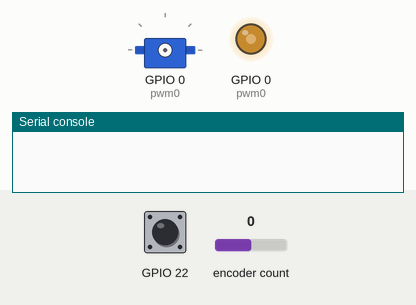
The program below on a simulated ESP32 board running MicroPython. Parts: servo, output pins drawn as LEDs (lit = HIGH), the last lines printed to the serial console. Inputs (shaded band) come from the test bench; at power-on: encoder count 0, GPIO 22 HIGH. Servo angles are drawn from the pulse width (0.5 ms = 0°, 2.5 ms = 180°); pins used as bus, display or sensor lines are not drawn.

Above: at 1.2 s.
1.3 s: encoder count set to 1
34.0 s: GPIO 22 pulled LOW for 3 s
At 35.3 s:
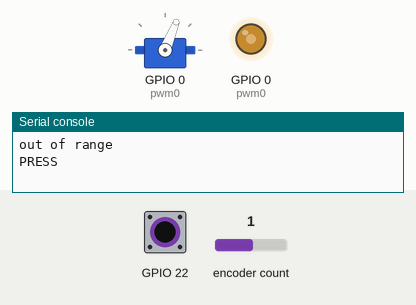
Timing chart, 0 to 38.5 s (numbered marks = the images above; inputs shaded):
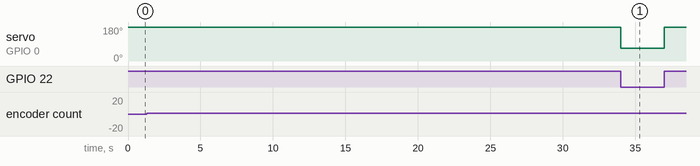

The program:

demo22_servo_rotary_main.py
```python
from rotary import Rotary
import utime as time
from machine import Pin, PWM
from time import sleep


pwm0 = PWM(Pin(0))
pwm0.freq(50)

# pwm0.duty(512)

# GPIO pins as dt, clk, sw.
rotary = Rotary(2, 4, 22)
val = 127

def rotary_changed(change):
    global val
    if change == Rotary.ROT_CW:
        val += 5
        if val <= 127:
            print(val)
            pwm0.duty(val)
        else:
            print("out of range")
            pwm0.duty(127)
    elif change == Rotary.ROT_CCW:
        val -= 5
        print(val)
        if val >= 0:
            pwm0.duty(val)
        else:
            print("out of range")
            pwm0.duty(0)
    elif change == Rotary.SW_PRESS:
        print("PRESS")
        pwm0.duty(64)
    elif change == Rotary.SW_RELEASE:
        print("RELEASE")
        pwm0.duty(127)

rotary.add_handler(rotary_changed)

while True:
    time.sleep(0.1)
```

Measured:
- after the input at 34.0 s, servo on GPIO 0 (pwm0): 178° → 68° at once, → 178° 3.0 s later
